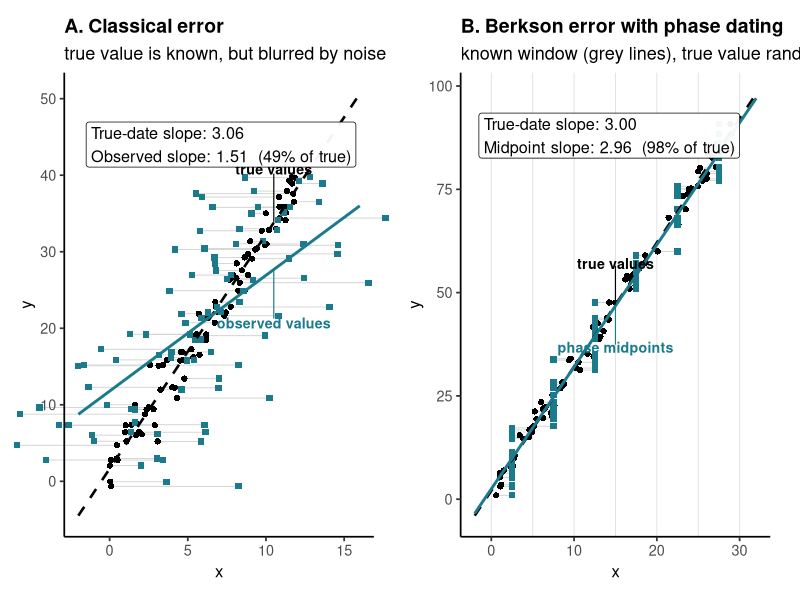

Recreate this plot in R.
# Why the slope ties between EIV and midpoint (see README): phase dating is
# Berkson error, not classical measurement error, and only classical error
# biases a linear fit. Classical: a true value blurred by independent noise
# (a bad ruler). Berkson: a window is fixed first, true value uniform inside
# it (a phase) -- what sim_linear.stan actually assumes. Same amount of
# x-uncertainty in each panel below, opposite effect on the fitted slope.
#
# Each fit line is labelled directly via a leader (not a legend), since in
# panel B the two lines nearly coincide. Teal instead of the repo's usual
# EIV-red/Midpoint-grey, since this is about the two error types, not a
# model comparison.
#
# Produces: figures/berkson_vs_classical.png

library(ggplot2)
library(patchwork)

set.seed(42)
N <- 90

true_colour <- "black"
used_colour <- "#1B7A8C"   

panel_theme <- theme_classic(base_size = 13) +
  theme(plot.title = element_text(size = 14, face = "bold", hjust = 0),
        plot.margin = margin(8, 16, 8, 8),
        axis.title = element_text(size = 12),
        panel.grid = element_blank(),
        legend.position = "none")

figure_path <- function(name) here::here("Simulations", "Sim_Linear", "figures", name)

# One panel: point cloud (true vs used, joined by thin segments) + two fit
# lines, each with its own leader label.
make_panel <- function(x_true, x_used, y, used_label, xlab, title, subtitle,
                       slope_label, box_x, box_y, x_limits, vlines = NULL,
                       callout_x, label_nudge) {
  fit_true <- lm(y ~ x_true)
  fit_used <- lm(y ~ x_used)
  slope_true <- coef(fit_true)[2]
  slope_used <- coef(fit_used)[2]

  grid_x <- seq(x_limits[1], x_limits[2], length.out = 100)
  line_true <- data.frame(x = grid_x, y = predict(fit_true, data.frame(x_true = grid_x)))
  line_used <- data.frame(x = grid_x, y = predict(fit_used, data.frame(x_used = grid_x)))

  points <- rbind(data.frame(x = x_true, y = y, Type = "true"),
                  data.frame(x = x_used, y = y, Type = "used"))

  # Label position: where each fit sits at callout_x, nudged apart vertically
  # so the two labels never overlap.
  y_true_at <- predict(fit_true, data.frame(x_true = callout_x))
  y_used_at <- predict(fit_used, data.frame(x_used = callout_x))
  label_true_y <- y_true_at + label_nudge
  label_used_y <- y_used_at - label_nudge

  p <- ggplot() +
    { if (!is.null(vlines)) geom_vline(xintercept = vlines, colour = "grey88", linewidth = 0.3) } +
    geom_segment(data = data.frame(x1 = x_true, x2 = x_used, y = y),
                 aes(x = x1, xend = x2, y = y, yend = y),
                 colour = "grey82", linewidth = 0.3) +
    geom_point(data = points[points$Type == "true", ], aes(x, y),
               shape = 16, size = 1.8, colour = true_colour) +
    geom_point(data = points[points$Type == "used", ], aes(x, y),
               shape = 15, size = 1.8, colour = used_colour) +
    geom_line(data = line_true, aes(x, y), linewidth = 0.9, linetype = "dashed",
              colour = true_colour) +
    geom_line(data = line_used, aes(x, y), linewidth = 1, colour = used_colour) +
    # leader segments, label back to line
    annotate("segment", x = callout_x, xend = callout_x,
             y = y_true_at, yend = label_true_y - sign(label_nudge) * 0.6,
             colour = true_colour, linewidth = 0.4) +
    annotate("segment", x = callout_x, xend = callout_x,
             y = y_used_at, yend = label_used_y + sign(label_nudge) * 0.6,
             colour = used_colour, linewidth = 0.4) +
    annotate("text", x = callout_x, y = label_true_y, label = "true values",
             colour = true_colour, fontface = "bold", size = 3.6, hjust = 0.5) +
    annotate("text", x = callout_x, y = label_used_y, label = used_label,
             colour = used_colour, fontface = "bold", size = 3.6, hjust = 0.5) +
    annotate("label", x = box_x, y = box_y, hjust = 0,
             fill = "white", alpha = 0.95, size = 4.1,
             label = sprintf(slope_label, slope_true, slope_used,
                             100 * slope_used / slope_true)) +
    coord_cartesian(xlim = x_limits, clip = "off") +
    labs(title = title, subtitle = subtitle, x = xlab, y = "y") +
    panel_theme
  list(plot = p, slope_true = slope_true, slope_used = slope_used)
}

# Classical error: true x blurred by independent noise.
x_true_c <- runif(N, 0, 12)
y_c      <- 2 + 3 * x_true_c + rnorm(N, 0, 2)
x_obs_c  <- x_true_c + rnorm(N, 0, 4)

res_a <- make_panel(
  x_true_c, x_obs_c, y_c, used_label = "observed values", xlab = "x",
  title = "A. Classical error", subtitle = "true value is known, but blurred by noise",
  slope_label = "True-date slope: %.2f\nObserved slope: %.2f  (%.0f%% of true)",
  box_x = -1.5, box_y = 44, x_limits = c(-2, 16),
  callout_x = 10.5, label_nudge = 7)

# Berkson error: a phase window is fixed first, true x uniform inside it.
bounds <- seq(0, 30, by = 5)
mid    <- (bounds[-length(bounds)] + bounds[-1]) / 2
win    <- sample(seq_len(6), N, replace = TRUE)
x_true_b <- runif(N, bounds[win], bounds[win + 1])
y_b      <- 2 + 3 * x_true_b + rnorm(N, 0, 2)
x_mid_b  <- mid[win]

res_b <- make_panel(
  x_true_b, x_mid_b, y_b, used_label = "phase midpoints", xlab = "x",
  title = "B. Berkson error with phase dating",
  subtitle = "known window (grey lines), true value random inside it",
  slope_label = "True-date slope: %.2f\nMidpoint slope: %.2f  (%.0f%% of true)",
  box_x = -1.5, box_y = 88, x_limits = c(-2, 32), vlines = bounds,
  callout_x = 15, label_nudge = 10)

final <- res_a$plot | res_b$plot

ggsave(figure_path("berkson_vs_classical.png"), final,
       width = 12.5, height = 5.8, dpi = 300, bg = "white")
